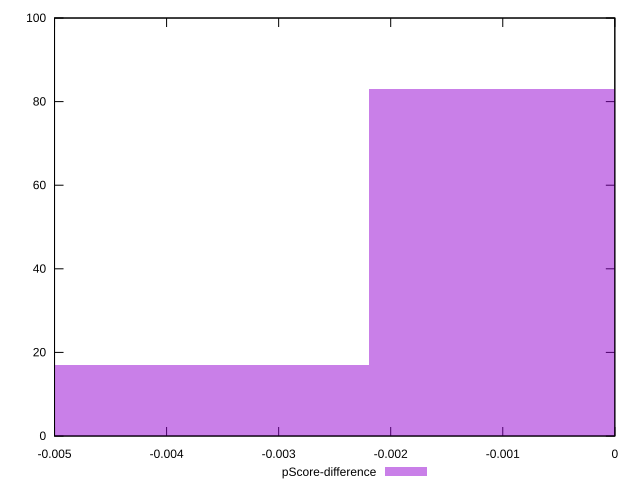

This figure's gnuplot source:
reset

$pScoreDifference <<EOF
-0.004380236132663701 17
0 83
EOF

set key outside below
set boxwidth 0.004380236132663701
set xrange [-0.0050000000000000044:0]
set yrange [0:100]
set trange [0:100]
set style fill transparent solid 0.5 noborder
set terminal svg size 640, 490 enhanced background rgb 'white'
set output "report_00017_2021-02-10T15-08-03.406Z/unminified-css/samples/pages+cached/pScore-difference/histogram.svg"

plot $pScoreDifference title "pScore-difference" with boxes

reset
